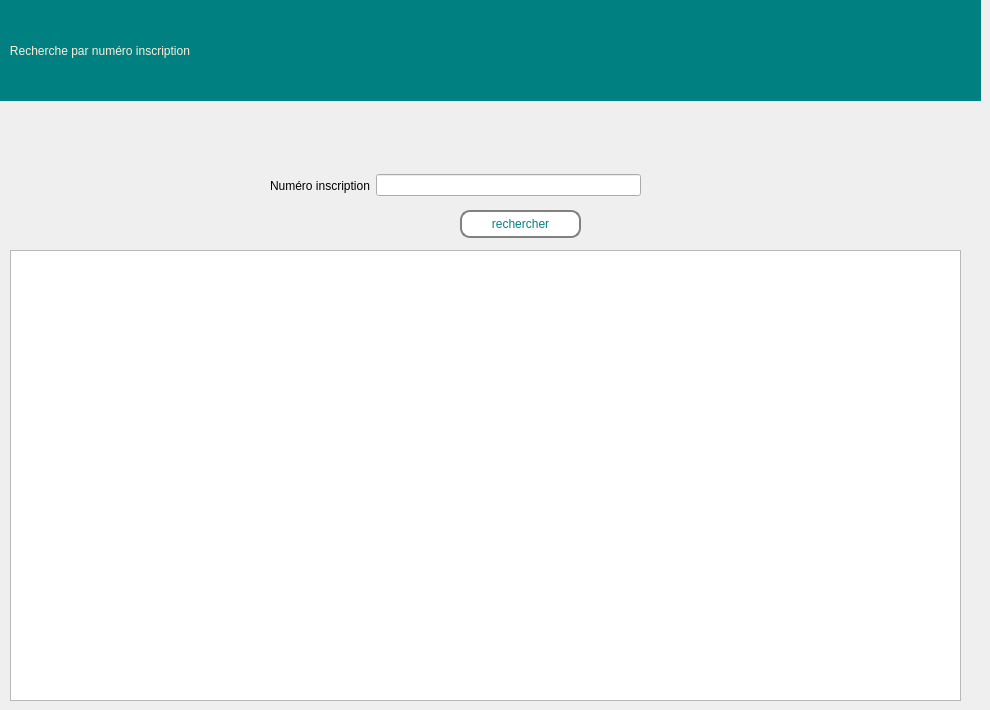
    <widget class="QWidget" name="page_afficher_etudiant_num">
     <widget class="QPushButton" name="pushButton_recherchenum">
      <property name="geometry">
       <rect>
        <x>460</x>
        <y>210</y>
        <width>121</width>
        <height>28</height>
       </rect>
      </property>
      <property name="styleSheet">
       <string notr="true">border: 2px solid gray;
font: 63 9pt &quot;Segoe UI Variable Display Semib&quot;;
  border-radius: 10px;
  padding: 0 8px;
  
color: rgb(0, 128, 128);
background-color: rgb(255, 255, 255);</string>
      </property>
      <property name="text">
       <string>rechercher</string>
      </property>
     </widget>
     <widget class="QLabel" name="label_178">
      <property name="geometry">
       <rect>
        <x>0</x>
        <y>0</y>
        <width>981</width>
        <height>101</height>
       </rect>
      </property>
      <property name="toolTip">
       <string>&lt;html&gt;&lt;head/&gt;&lt;body&gt;&lt;p align=&quot;center&quot;&gt;&lt;br/&gt;&lt;/p&gt;&lt;/body&gt;&lt;/html&gt;</string>
      </property>
      <property name="styleSheet">
       <string notr="true">color: rgb(253, 239, 220);background-color: rgb(0, 128, 128);
font: 75 16pt &quot;Rockwell&quot;;
</string>
      </property>
      <property name="text">
       <string>   Recherche par numéro inscription</string>
      </property>
     </widget>
     <widget class="QWidget" name="horizontalLayoutWidget">
      <property name="geometry">
       <rect>
        <x>270</x>
        <y>160</y>
        <width>371</width>
        <height>51</height>
       </rect>
      </property>
      <layout class="QHBoxLayout" name="horizontalLayout">
       <item>
        <widget class="QLabel" name="label_94">
         <property name="styleSheet">
          <string notr="true">font: 63 9pt &quot;Segoe UI Variable Display Semib&quot;;</string>
         </property>
         <property name="text">
          <string>Numéro inscription</string>
         </property>
        </widget>
       </item>
       <item>
        <widget class="QLineEdit" name="num_input_recherche"/>
       </item>
      </layout>
     </widget>
     <widget class="QTableWidget" name="tableWidget_etudiants_num">
      <property name="geometry">
       <rect>
        <x>10</x>
        <y>250</y>
        <width>951</width>
        <height>451</height>
       </rect>
      </property>
     </widget>
    </widget>
